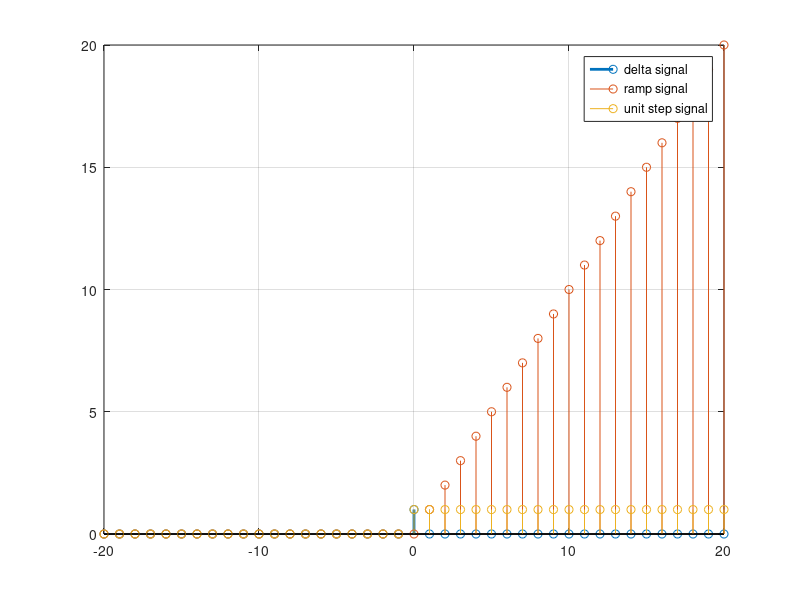

Write the MATLAB code that produced this figure.
clear all
clc

n=-20:1:20;
for i=1:length(n)
if(n(i)==0)
    del_n(i)=1;
else
    del_n(i)=0;
end
if (n(i)>=0)
    u_n(i)=1;
else
    u_n(i)=0;
end
if (n(i)>=0)
    r_n(i)=n(i);
else
    r_n(i)=0;
end
end
figure()
stem(n,del_n,'LineWidth',2)
hold on
stem(n,r_n)
stem(n,u_n)
hold off
grid on
legend('delta signal','ramp signal','unit step signal')